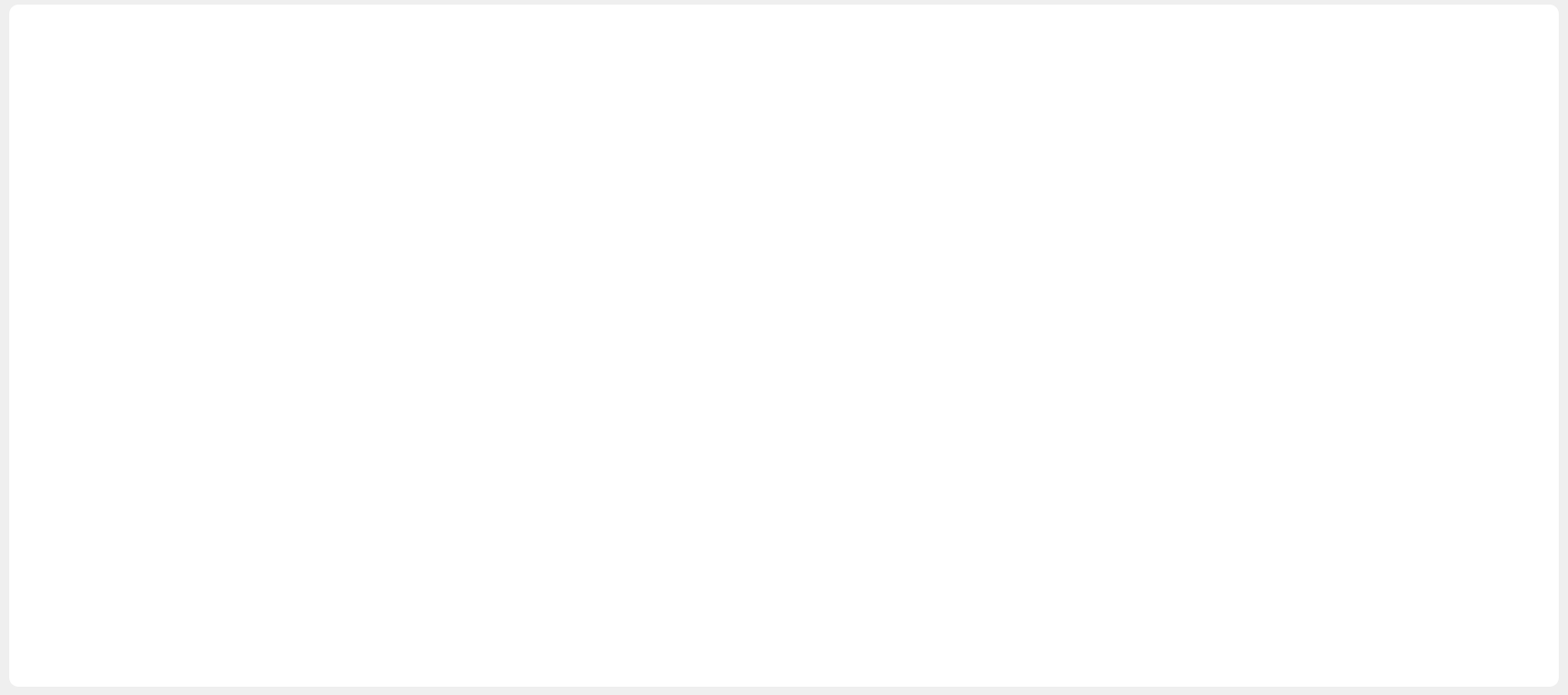
<?xml version="1.0" encoding="UTF-8"?>
<ui version="4.0">
 <class>CalibrationApplyList</class>
 <widget class="QWidget" name="CalibrationApplyList">
  <property name="geometry">
   <rect>
    <x>0</x>
    <y>0</y>
    <width>1700</width>
    <height>754</height>
   </rect>
  </property>
  <property name="sizePolicy">
   <sizepolicy hsizetype="Fixed" vsizetype="Fixed">
    <horstretch>0</horstretch>
    <verstretch>0</verstretch>
   </sizepolicy>
  </property>
  <property name="minimumSize">
   <size>
    <width>1700</width>
    <height>754</height>
   </size>
  </property>
  <property name="maximumSize">
   <size>
    <width>1696</width>
    <height>754</height>
   </size>
  </property>
  <property name="windowTitle">
   <string>Form</string>
  </property>
  <property name="styleSheet">
   <string notr="true">QFont font = item-&gt;font();
        font.setPointSize(12);  // 设置字体大小为12
        item-&gt;setFont(font);</string>
  </property>
  <widget class="QTableWidget" name="tableWidget">
   <property name="geometry">
    <rect>
     <x>10</x>
     <y>5</y>
     <width>1680</width>
     <height>740</height>
    </rect>
   </property>
   <property name="sizePolicy">
    <sizepolicy hsizetype="Fixed" vsizetype="Fixed">
     <horstretch>0</horstretch>
     <verstretch>0</verstretch>
    </sizepolicy>
   </property>
   <property name="minimumSize">
    <size>
     <width>0</width>
     <height>0</height>
    </size>
   </property>
   <property name="maximumSize">
    <size>
     <width>1696</width>
     <height>7052</height>
    </size>
   </property>
   <property name="styleSheet">
    <string notr="true">QTableWidget#tableWidget
{
background: #FFFFFF;
font-family: PingFang SC;
font-weight: 500;
font-size: 24px;
border-radius: 10px;
color: #333333;
line-height: 42px;
}
QTableWidget::item {
    text-align: center;
}
QHeaderView {
    font-family: PingFang SC;
	font-weight: 500;
	font-size: 22px;
	color: #6D7E92;
	line-height: 42px;
}

QHeaderView::section {
    background-color: #EFF0F2;
	border-top: 1px solid #E1EBF6;
	border-left: none;
	border-bottom: 1px solid #E1EBF6;
	border-right: none;
	line-height: 42px;
}
QTableWidget::item:selected {
    background: #D4F2F5;
	border-top: none;
	border-left: none;
	border-bottom: 1px solid #22A4B3;
	border-right: none;
}</string>
   </property>
  </widget>
 </widget>
 <resources/>
 <connections/>
</ui>
